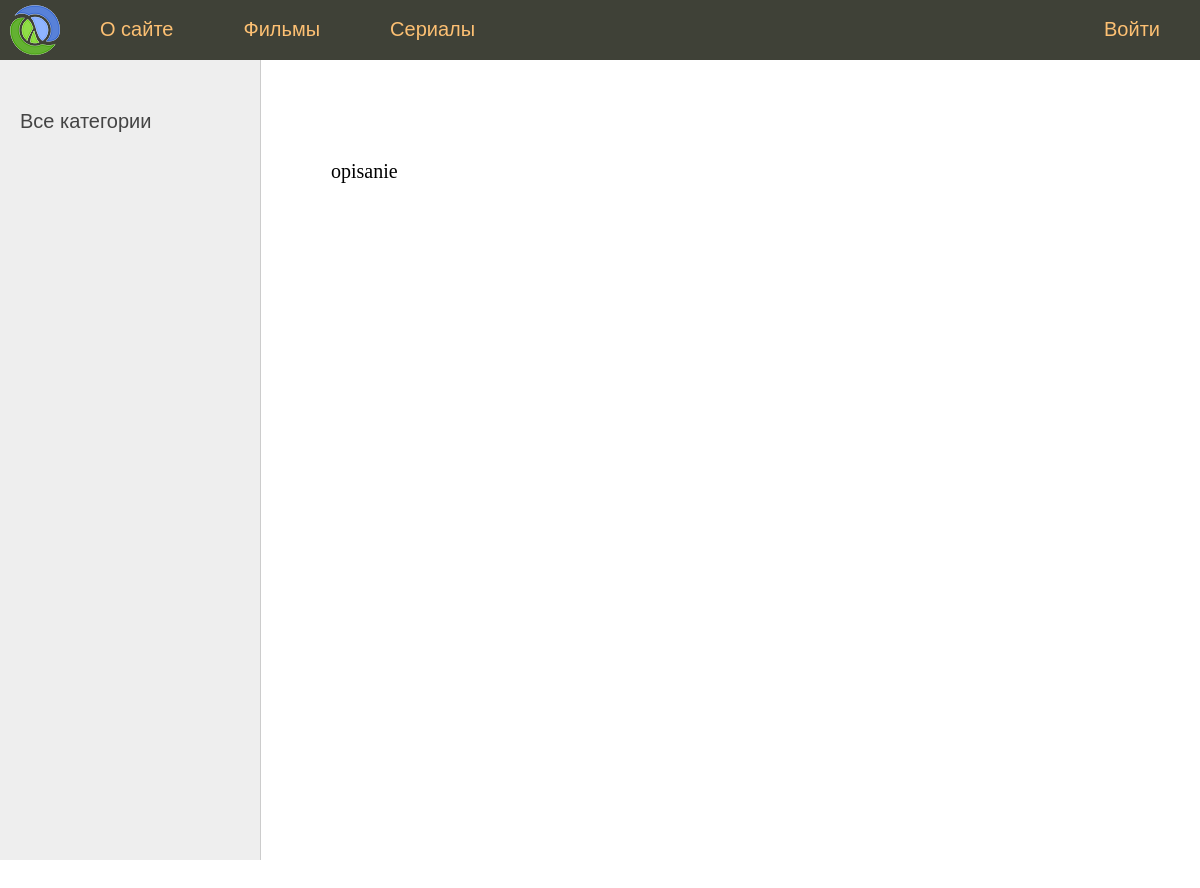
Page /movie/1/ on the earlier database version.
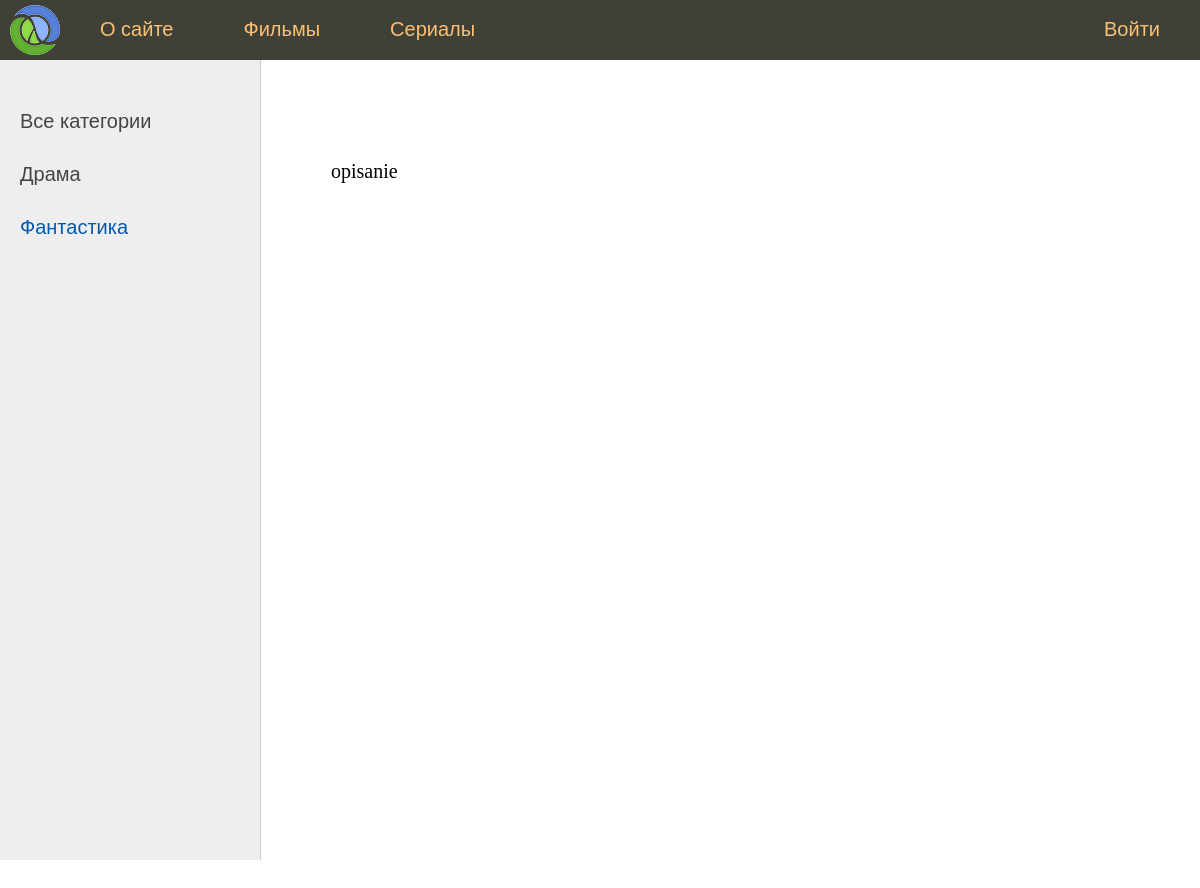
Same page on the later database version.
### cinema/models.py (models this page shows, shortened)
class Movie(models.Model):
    name = models.CharField(max_length=250)
    content = models.TextField()
    photo = models.ImageField(upload_to='photos/%y/%m/%d/')
    premiere = models.DateField(null=True, blank=True)
    is_published = models.BooleanField(default=True)
    category = models.ForeignKey('Category', on_delete=models.PROTECT, null=True)
    class Meta:
        verbose_name = 'Фильмы'
        verbose_name_plural = 'Фильмы'
        ordering = ['name']

class Category(models.Model):
    name = models.CharField(max_length=50, db_index=True)
    def get_absolute_url(self):
        return reverse('category', kwargs={'category_id': self.pk})
    class Meta:
        verbose_name = 'Категории'
        verbose_name_plural = 'Категории'
        ordering = ['name']

### cinema/views.py (the view)
# urls.py: path('movie/<int:movie_id>/', show_movie, name='movie'),
def show_movie(request, movie_id):
    movie = get_object_or_404(Movie, pk=movie_id)
    context = {
        'movie': movie,
        'menu': menu,
        'title': movie.name,
        'category_selected': movie.category_id,
    }
    return render(request, 'cinema/movie.html', context=context)

### cinema/templatetags/cinema_tags.py (called while the page is built)
@register.inclusion_tag('cinema/list_categories.html')
def show_categories(sort=None, category_selected=None):
    if not sort:
        categories = Category.objects.all()
    else:
        categories = Category.objects.order_by(sort)
    return {'categories': categories, 'category_selected': category_selected}

### cinema/templates/cinema/movie.html (shortened to what this page needs)
{% extends 'cinema/base.html' %}
{% block content %}
{{ movie.content| linebreaks }}
{% endblock %}

### cinema/templates/cinema/base.html (shortened to what this page needs)
{% load static %}
{% load cinema_tags %}
<!DOCTYPE html>
<html>
<head>
	<link type="text/css" href="{% static 'cinema/css/styles.css' %}" rel="stylesheet" />
</head>
<body>
<table class="table-page" border=0 cellpadding="0" cellspacing="0">
<tr><td valign=top>
{% block mainmenu %}
		<div class="header">
			<ul id="mainmenu" class="mainmenu">
			<li class="logo"><a href="{% url 'home' %}"><div class="logo"></div></a></li>
{% for m in menu %}
	{% if not forloop.last %}
			<li><a href="{% url m.url_name %}">{{m.title}}</a></li>
	{% else %}
			<li class="last"><a href="{% url m.url_name %}">{{m.title}}</a></li>
	{% endif %}
{% endfor %}
			</ul>
		</div>
{% endblock mainmenu %}
<table class="table-content" border=0 cellpadding="0" cellspacing="0">
<tr>
	<td valign="top" class="left-chapters">
	<ul id="leftchapters">
		{% if category_selected == 0 %}
		<li class="selected">Все категории</li>
		{% else %}
		<li><a href="{% url 'home' %}">Все категории</a></li>
		{% endif %}
		{% show_categories 'name' category_selected %}
	</ul>
</td>
<td valign="top" class="content">
	<div class="content-text">
{% block content %}
{% endblock %}
	</div>
</td></tr></table>
</td></tr>
</table>
</body>
</html>

### cinema/templates/cinema/list_categories.html
{% for c in categories %}
{% if c.pk == category_selected %}
<li class="selected">{{ c.name }}</li>
{% else %}
<li><a href="{{ c.get_absolute_url }}">{{ c.name }}</a></li>
{% endif %}
{% endfor %}

### cinema/static/cinema/css/styles.css (style rules this page uses)
html, body { font-family: 'Arial'; margin: 0; padding: 0; height: 100%; width: 100%; color: #444; }
a { color: #0059b2; text-decoration: none; }
.table-page { width: 100%; height: 100%; vertical-align: top; }
.table-page tr { height: 100%; }
.header { background: #3F4137; height: 60px; }
.logo { background: url('../images/logo.png') no-repeat 10px 5px; width: 70px; height: 60px; }
ul.mainmenu { list-style: none; margin: 0; padding: 0; height: 60px; color: #fdc073; font-size: 20px; overflow: hidden; }
ul.mainmenu li { float: left; margin: 18px 40px 0 30px; }
ul.mainmenu li.logo { margin: 0; }
ul.mainmenu li.last { float: right; }
ul.mainmenu li a { color: #fdc073; text-decoration: none; }
.table-content { width: 100%; min-height: 100%; height: 100%; }
.left-chapters { margin: 0; background: #eee; border-right: 1px solid #ccc; min-height: 100%; }
.left-chapters ul { width: 230px; min-height: 100%; margin: 0; padding: 20px 10px 10px 20px; list-style: none; font-size: 20px; }
.left-chapters ul li { margin: 30px 0 0 0; color: #999; }
.left-chapters ul li.selected { color: #0059b2; }
.left-chapters ul li a { color: #444; text-decoration: none; }
.content { padding: 40px 20px 20px 40px; width: 100%; box-sizing: border-box; }
.content-text { margin: 60px 0 0 30px; color: #000; font-size: 20px; font-family: Yandex Sans Display Light; }

Differences in the rows shown:
added Category: name "Драма"
added Category: name "Фантастика"
